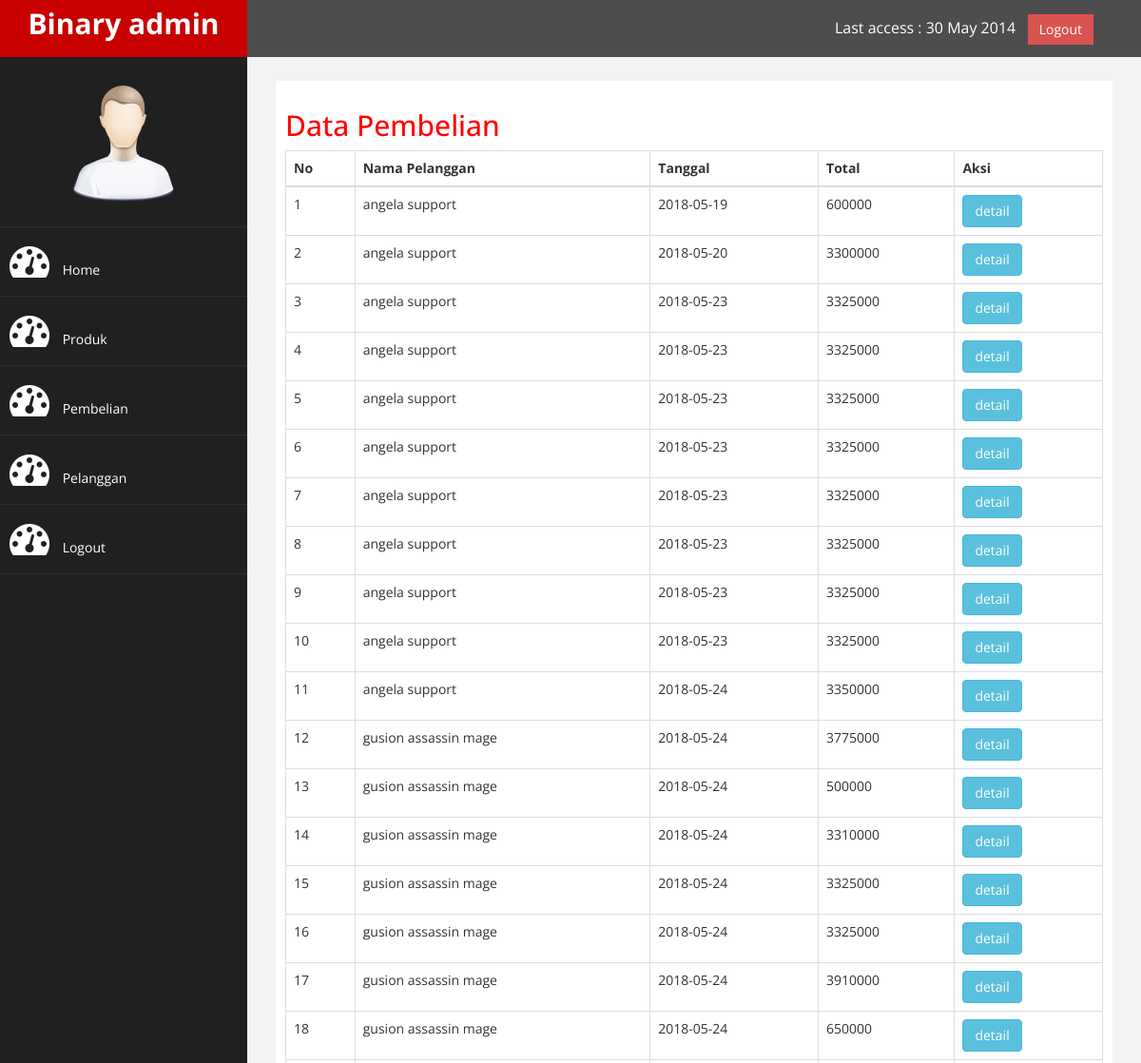
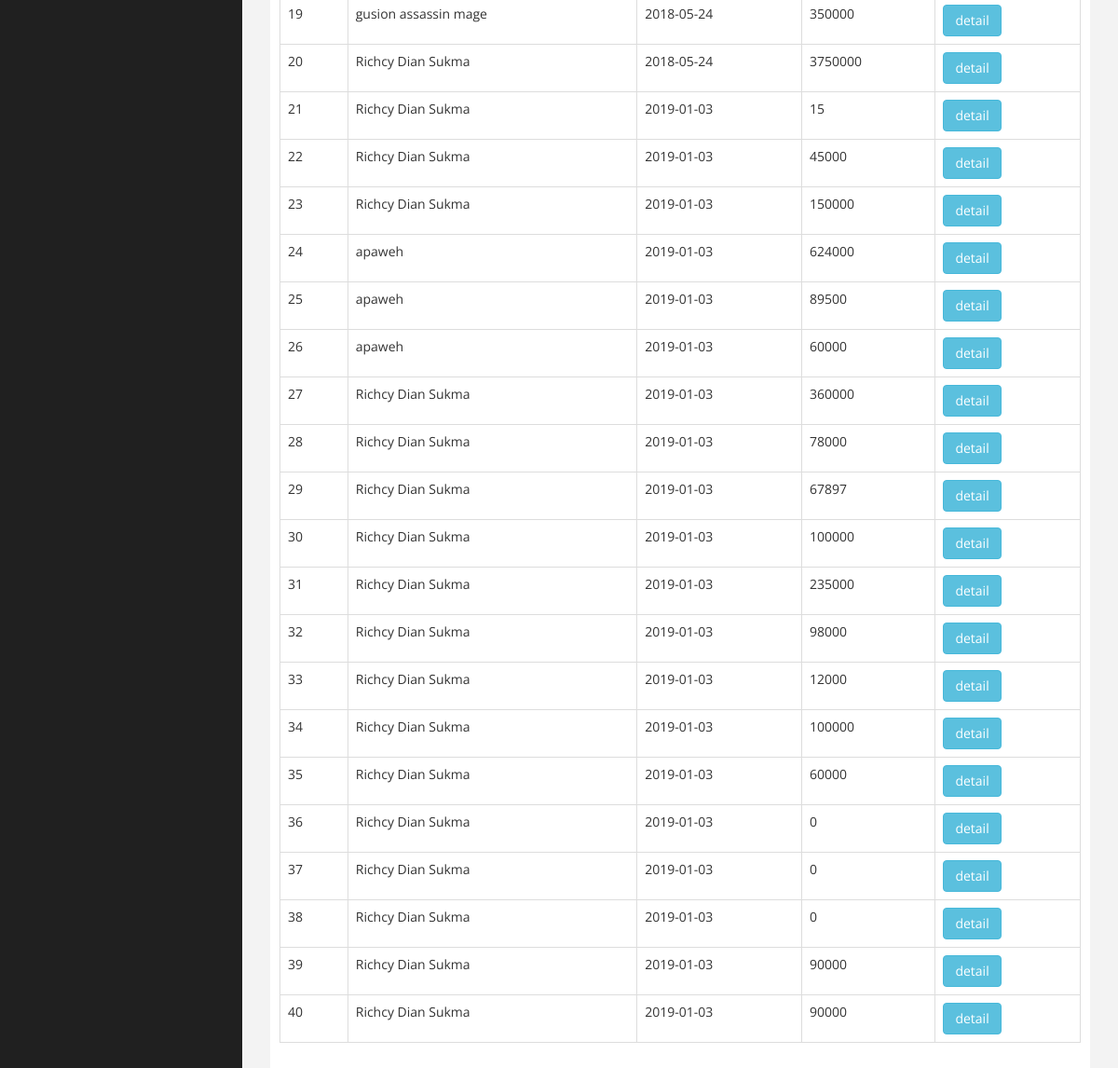
Page /admin/index.php?halaman=pembelian (signed in) on the committed database (2 pictures, top to bottom).
### tables this page shows
CREATE TABLE `pembelian` (
  `id_pembelian` int(11) NOT NULL,
  `id_pelanggan` int(11) NOT NULL,
  `id_produk` int(11) NOT NULL,
  `tanggal_pembelian` date NOT NULL,
  `kode_transaksi` varchar(8) NOT NULL,
  `total_pembelian` int(11) NOT NULL,
  `total_liter` float NOT NULL
);

CREATE TABLE `pelanggan` (
  `id_pelanggan` int(11) NOT NULL,
  `email_pelanggan` varchar(100) NOT NULL,
  `password_pelanggan` varchar(50) NOT NULL,
  `nama_pelanggan` varchar(100) NOT NULL,
  `telepon_pelanggan` varchar(25) NOT NULL,
  `alamat_pelanggan` text NOT NULL,
  `saldo` int(11) NOT NULL,
  `foto_pelanggan` varchar(250) NOT NULL
);

### admin/pembelian.php (the view)
<h2>Data Pembelian</h2>
<table class = "table table-bordered">
	<thead>
		<tr>
			<th>No</th>
			<th>Nama Pelanggan</th>
			<th>Tanggal</th>
			<th>Total</th>
			<th>Aksi</th>
		</tr>
	</thead>
	<tbody>
		<?php $nomor = 1;?>
		<?php $ambil=$koneksi->query("SELECT * FROM pembelian JOIN pelanggan ON pembelian.id_pelanggan =pelanggan.id_pelanggan" ); ?>
		<?php while($pecah = $ambil->fetch_assoc()){ ?>
		<tr>
			<td><?php echo $nomor; ?></td>
			<td><?php echo $pecah['nama_pelanggan'];?></td>
			<td><?php echo $pecah['tanggal_pembelian'];?></td>
			<td><?php echo $pecah['total_pembelian'];?></td>
			<td>
				<a href = "index.php?halaman=detail&id=<?php echo $pecah['id_pembelian']; ?>" class = "btn btn-info">detail</a>
			</td>
		</tr>
		<?php $nomor++; ?>
		<?php } ?>
	</tbody>
</table>

### admin/assets/css/custom.css (style rules this page uses)
body { font-family: 'Open Sans', sans-serif; }
h2 { color: #f00; }

### rows in the picture
pembelian: id_pelanggan.nama_pelanggan "angela support", tanggal_pembelian "2018-05-19", total_pembelian "600000"
pembelian: id_pelanggan.nama_pelanggan "angela support", tanggal_pembelian "2018-05-20", total_pembelian "3300000"
pembelian: id_pelanggan.nama_pelanggan "angela support", tanggal_pembelian "2018-05-23", total_pembelian "3325000"
pembelian: id_pelanggan.nama_pelanggan "angela support", tanggal_pembelian "2018-05-23", total_pembelian "3325000"
pembelian: id_pelanggan.nama_pelanggan "angela support", tanggal_pembelian "2018-05-23", total_pembelian "3325000"
pembelian: id_pelanggan.nama_pelanggan "angela support", tanggal_pembelian "2018-05-23", total_pembelian "3325000"
pembelian: id_pelanggan.nama_pelanggan "angela support", tanggal_pembelian "2018-05-23", total_pembelian "3325000"
pembelian: id_pelanggan.nama_pelanggan "angela support", tanggal_pembelian "2018-05-23", total_pembelian "3325000"
pembelian: id_pelanggan.nama_pelanggan "angela support", tanggal_pembelian "2018-05-23", total_pembelian "3325000"
pembelian: id_pelanggan.nama_pelanggan "angela support", tanggal_pembelian "2018-05-23", total_pembelian "3325000"
pembelian: id_pelanggan.nama_pelanggan "angela support", tanggal_pembelian "2018-05-24", total_pembelian "3350000"
pembelian: id_pelanggan.nama_pelanggan "gusion assassin mage", tanggal_pembelian "2018-05-24", total_pembelian "3775000"
pembelian: id_pelanggan.nama_pelanggan "gusion assassin mage", tanggal_pembelian "2018-05-24", total_pembelian "500000"
pembelian: id_pelanggan.nama_pelanggan "gusion assassin mage", tanggal_pembelian "2018-05-24", total_pembelian "3310000"
pembelian: id_pelanggan.nama_pelanggan "gusion assassin mage", tanggal_pembelian "2018-05-24", total_pembelian "3325000"
pembelian: id_pelanggan.nama_pelanggan "gusion assassin mage", tanggal_pembelian "2018-05-24", total_pembelian "3325000"
pembelian: id_pelanggan.nama_pelanggan "gusion assassin mage", tanggal_pembelian "2018-05-24", total_pembelian "3910000"
pembelian: id_pelanggan.nama_pelanggan "gusion assassin mage", tanggal_pembelian "2018-05-24", total_pembelian "650000"
pembelian: id_pelanggan.nama_pelanggan "gusion assassin mage", tanggal_pembelian "2018-05-24", total_pembelian "350000"
pembelian: id_pelanggan.nama_pelanggan "Richcy Dian Sukma", tanggal_pembelian "2018-05-24", total_pembelian "3750000"
pembelian: id_pelanggan.nama_pelanggan "Richcy Dian Sukma", tanggal_pembelian "2019-01-03", total_pembelian "15"
pembelian: id_pelanggan.nama_pelanggan "Richcy Dian Sukma", tanggal_pembelian "2019-01-03", total_pembelian "45000"
pembelian: id_pelanggan.nama_pelanggan "Richcy Dian Sukma", tanggal_pembelian "2019-01-03", total_pembelian "150000"
pembelian: id_pelanggan.nama_pelanggan "apaweh", tanggal_pembelian "2019-01-03", total_pembelian "624000"
pembelian: id_pelanggan.nama_pelanggan "apaweh", tanggal_pembelian "2019-01-03", total_pembelian "89500"
pembelian: id_pelanggan.nama_pelanggan "apaweh", tanggal_pembelian "2019-01-03", total_pembelian "60000"
pembelian: id_pelanggan.nama_pelanggan "Richcy Dian Sukma", tanggal_pembelian "2019-01-03", total_pembelian "360000"
pembelian: id_pelanggan.nama_pelanggan "Richcy Dian Sukma", tanggal_pembelian "2019-01-03", total_pembelian "78000"
pembelian: id_pelanggan.nama_pelanggan "Richcy Dian Sukma", tanggal_pembelian "2019-01-03", total_pembelian "67897"
pembelian: id_pelanggan.nama_pelanggan "Richcy Dian Sukma", tanggal_pembelian "2019-01-03", total_pembelian "100000"
pembelian: id_pelanggan.nama_pelanggan "Richcy Dian Sukma", tanggal_pembelian "2019-01-03", total_pembelian "235000"
pembelian: id_pelanggan.nama_pelanggan "Richcy Dian Sukma", tanggal_pembelian "2019-01-03", total_pembelian "98000"
pembelian: id_pelanggan.nama_pelanggan "Richcy Dian Sukma", tanggal_pembelian "2019-01-03", total_pembelian "12000"
pembelian: id_pelanggan.nama_pelanggan "Richcy Dian Sukma", tanggal_pembelian "2019-01-03", total_pembelian "100000"
pembelian: id_pelanggan.nama_pelanggan "Richcy Dian Sukma", tanggal_pembelian "2019-01-03", total_pembelian "60000"
pembelian: id_pelanggan.nama_pelanggan "Richcy Dian Sukma", tanggal_pembelian "2019-01-03", total_pembelian "0"
pembelian: id_pelanggan.nama_pelanggan "Richcy Dian Sukma", tanggal_pembelian "2019-01-03", total_pembelian "0"
pembelian: id_pelanggan.nama_pelanggan "Richcy Dian Sukma", tanggal_pembelian "2019-01-03", total_pembelian "0"
pembelian: id_pelanggan.nama_pelanggan "Richcy Dian Sukma", tanggal_pembelian "2019-01-03", total_pembelian "90000"
pembelian: id_pelanggan.nama_pelanggan "Richcy Dian Sukma", tanggal_pembelian "2019-01-03", total_pembelian "90000"
